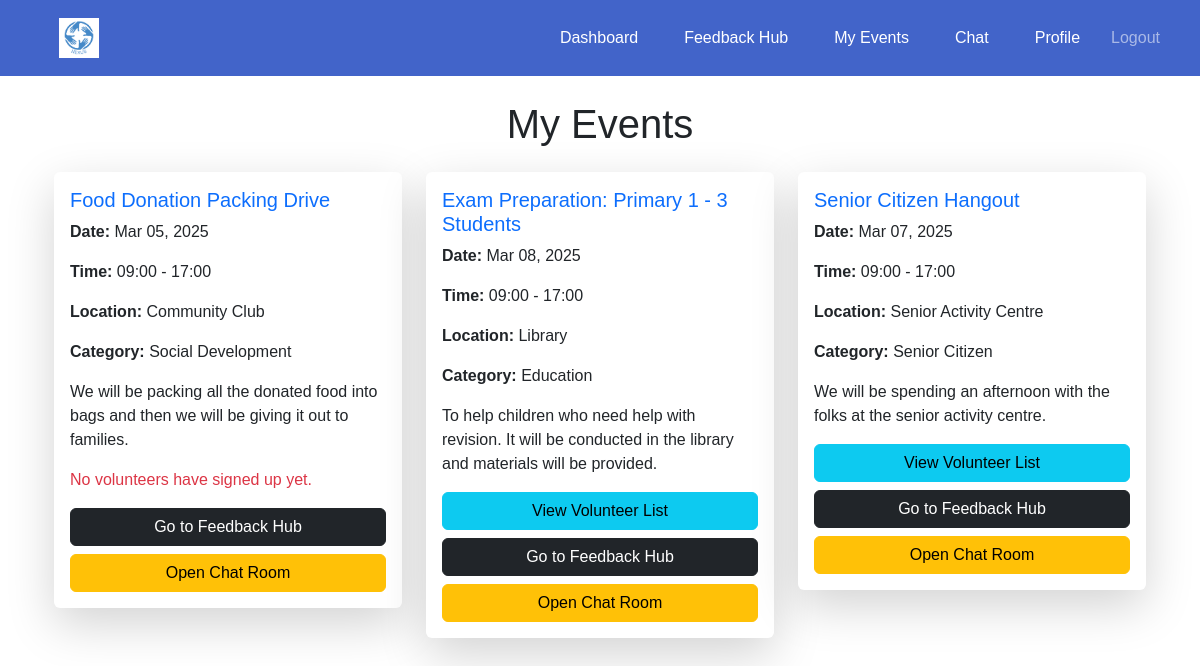
/events/dashboard/organisation/ (signed in), run on an earlier commit of the app's database.
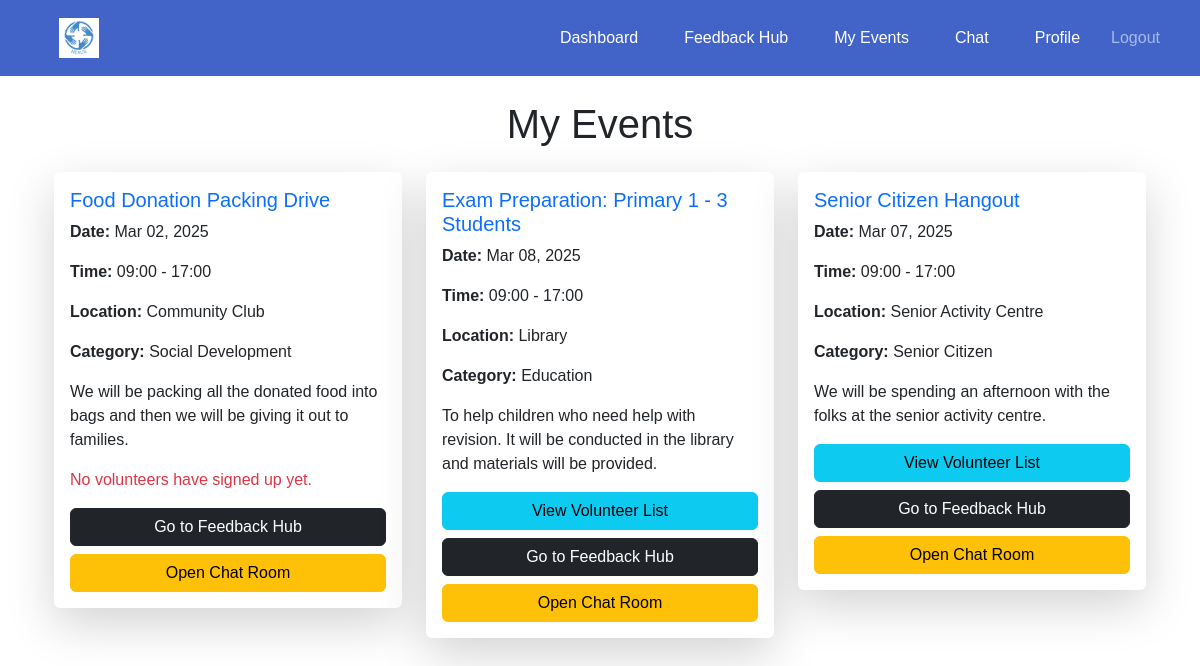
And on a later commit of the database.
### events/models.py (models this page shows, shortened)
class Event(models.Model):
    CATEGORY_CHOICES = [
        ('education', 'Education'),
        ('social development', 'Social Development'),
        ('senior citizen', 'Senior Citizen'),
    ]
    organisation = models.ForeignKey(settings.AUTH_USER_MODEL, on_delete=models.CASCADE)
    name = models.CharField(max_length=255)
    description = models.TextField()
    date = models.DateTimeField()
    start_time = models.TimeField(default=time(9, 0))  # Default: 09:00 AM
    end_time = models.TimeField(default=time(17, 0))  # Default: 05:00 PM
    location = models.CharField(max_length=255)
    volunteers_needed = models.PositiveIntegerField()
    roles_responsibilities = models.TextField()
    category = models.CharField(max_length=50, choices=CATEGORY_CHOICES, blank=False, default='Education')

### events/views.py (the view)
# urls.py: path('dashboard/organisation/', views.organisation_dashboard, name='organisation_dashboard'),
@login_required
def organisation_dashboard(request):
    if request.user.user_type == 'organisation':
        events = Event.objects.filter(organisation=request.user)
        return render(request, 'events/organisation_dashboard.html', {'events': events})
    return redirect('home')

### events/templates/events/organisation_dashboard.html (shortened to what this page needs)
{% extends 'base.html' %}
{% block content %}
    <div class="container mt-4">
        <h1 class="mb-4 text-center">My Events</h1>
        <div class="row">
            {% for event in events %}
                <div class="col-md-6 col-lg-4 mb-4">
                    <div class="card shadow-lg border-0">
                        <div class="card-body">
                            <h5 class="card-title text-primary">{{ event.name }}</h5>
                            <p class="card-text"><strong>Date:</strong> {{ event.date|date:"M d, Y" }}</p>
                            <p class="card-text"><strong>Time:</strong> {{ event.start_time|time:"H:i" }} - {{ event.end_time|time:"H:i" }}</p>
                            <p class="card-text"><strong>Location:</strong> {{ event.location }}</p>
                            <p class="card-text"><strong>Category:</strong> {{ event.get_category_display }}</p>
                            <p class="card-text">{{ event.description }}</p>
                            {% if event.registered_volunteers.exists %}
                                <a href="{% url 'events:volunteer_list' event.id %}" class="btn btn-info w-100 mb-2">
                                    View Volunteer List
                                </a>
                            {% else %}
                                <p class="text-danger">No volunteers have signed up yet.</p>
                            {% endif %}
                            <a href="{% url 'events:feedback_hub' %}" class="btn btn-dark w-100 mb-2">
                                Go to Feedback Hub
                            </a>
                            <a href="{% url 'chat:chat_room' event.id %}" class="btn btn-warning w-100">
                                Open Chat Room
                            </a>
                        </div>
                    </div>
                </div>
            {% endfor %}
        </div>
    </div>
{% endblock %}

What changed in the data, as far as the page shows it:
changed Event "Food Donation Packing Drive": date "Mar 05, 2025" → "Mar 02, 2025"
